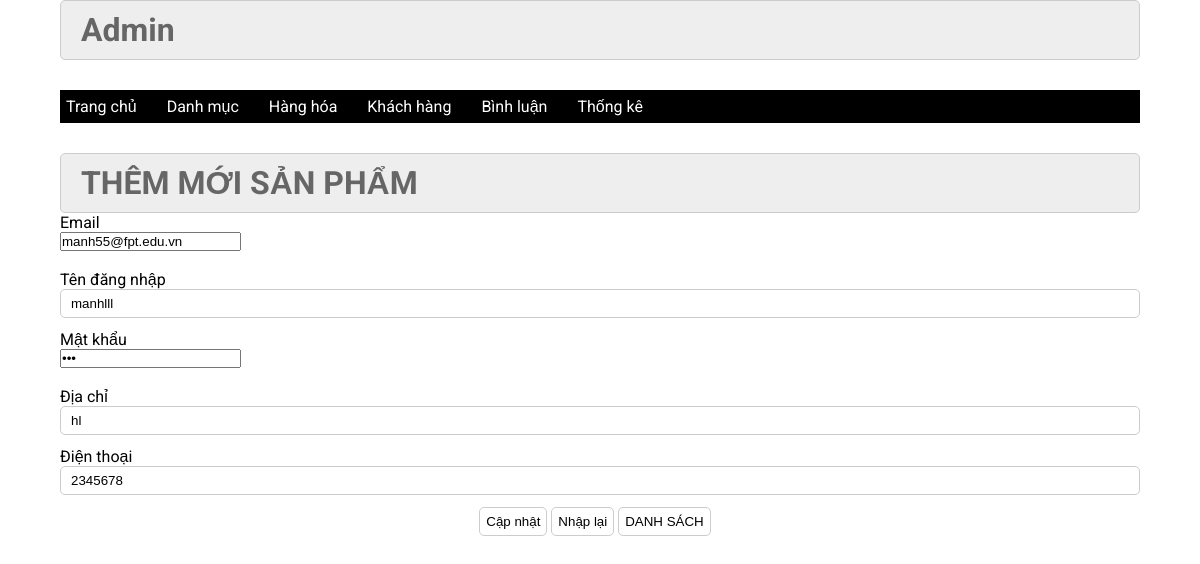
/duanmau2024/admin/index.php?act=suatk&id=2, run on the app's committed database.
### tables this page shows
CREATE TABLE `taikhoan` (
  `id` int(11) NOT NULL,
  `user` varchar(50) NOT NULL,
  `pass` varchar(50) NOT NULL,
  `email` varchar(255) NOT NULL,
  `address` varchar(255) DEFAULT NULL,
  `tel` varchar(20) DEFAULT NULL,
  `role` int(11) NOT NULL DEFAULT 0
);

### duanmau2024/model/pdo.php (called while the page is built, shortened)
<?php
function pdo_get_connection(){
    $dburl = "mysql:host=localhost;dbname=duanmau2023;charset=utf8";
    $username = 'root';
    $password = '';
    $conn = new PDO($dburl, $username, $password);
    $conn->setAttribute(PDO::ATTR_ERRMODE, PDO::ERRMODE_EXCEPTION);
    return $conn;
}
function pdo_query_one($sql){
    $sql_args = array_slice(func_get_args(), 1);
    try{
        $conn = pdo_get_connection();
        $stmt = $conn->prepare($sql);
        $stmt->execute($sql_args);
        $row = $stmt->fetch(PDO::FETCH_ASSOC);
        return $row;
    }
    catch(PDOException $e){
        throw $e;
    }
    finally{
        unset($conn);
    }
}

### duanmau2024/model/taikhoan.php (called while the page is built, shortened)
<?php
function loadone_taikhoan($id){
    $sql="select*from taikhoan where id=".$id;
    $tk=pdo_query_one($sql);
    return $tk;
}
?>

### duanmau2024/admin/taikhoan/update.php (the view, shortened to what this page needs)
<?php
if(is_array($tk)){
    extract($tk);
}
?>
<div class="row2">
    <div class="row2 font_title">
        <h1>THÊM MỚI SẢN PHẨM</h1>
    </div>
    <div class="row2 form_content ">
    <form action="index.php?act=updatetk" method="post">
          <div>
            <p style="float: left;">Email</p><br>
            <input style="float: left;" type="email" name="email" value="<?=$email?>">
          </div><br><br>
          <div>
            <p style="float: left;">Tên đăng nhập</p>
            <input type="text" name="user"  value="<?=$user?>">
          </div>
          <p style="float: left;">Mật khẩu</p><br>
          <div >
            <input style="float: left;" type="password" name="pass"  value="<?=$pass?>">
          </div>
       <br><br>
          <p style="float: left;">Địa chỉ</p>
          <div >
            <input type="text" name="address"  value="<?=$address?>">
          </div>
          <p style="float: left;">Điện thoại</p>
          <div >
            <input type="text" name="tel"  value="<?=$tel?>">
          </div>
          <input type="submit" value="Cập nhật" name="capnhat">
          <input type="reset" value="Nhập lại">
          <a href="index.php?act=dskh">  <input  class="mr20" type="button" value="DANH SÁCH"></a>
        </div>
    </div>
</div>

### duanmau2024/view/css/css.css (style rules this page uses)
:root { --white-color:#fff; --black-color:#000; --text-color:#333; }
* { margin:0; padding:0; box-sizing:border-box; }
body { font-family:'Roboto', sans-serif; }
.row2 { float:left; width:100%; }
form { text-align:center; }
.form_account input[type="email"], .form_account input[type="text"], .form_account input[type="password"], .form_content input[type="text"] { width:100%; border:1px solid #ccc; border-radius:5px ; padding:6px 10px; margin-bottom:12px; }
.form_account input[type="reset"], .form_account input[type="submit"], .form_content input[type="submit"], .form_content input[type="reset"], .form_content input[type="button"] { padding:6px; background:white; border:1px solid #CCC; border-radius:5px; }
.font_title { background-color:#EEE; border:1px #CCC solid; color:#666; border-radius:5px; padding:10px 20px; }
.mr20 { margin-right:10px; }

### data on the page
taikhoan: email "manh55@fpt.edu.vn", user "manhlll", address "hl", tel "2345678"
